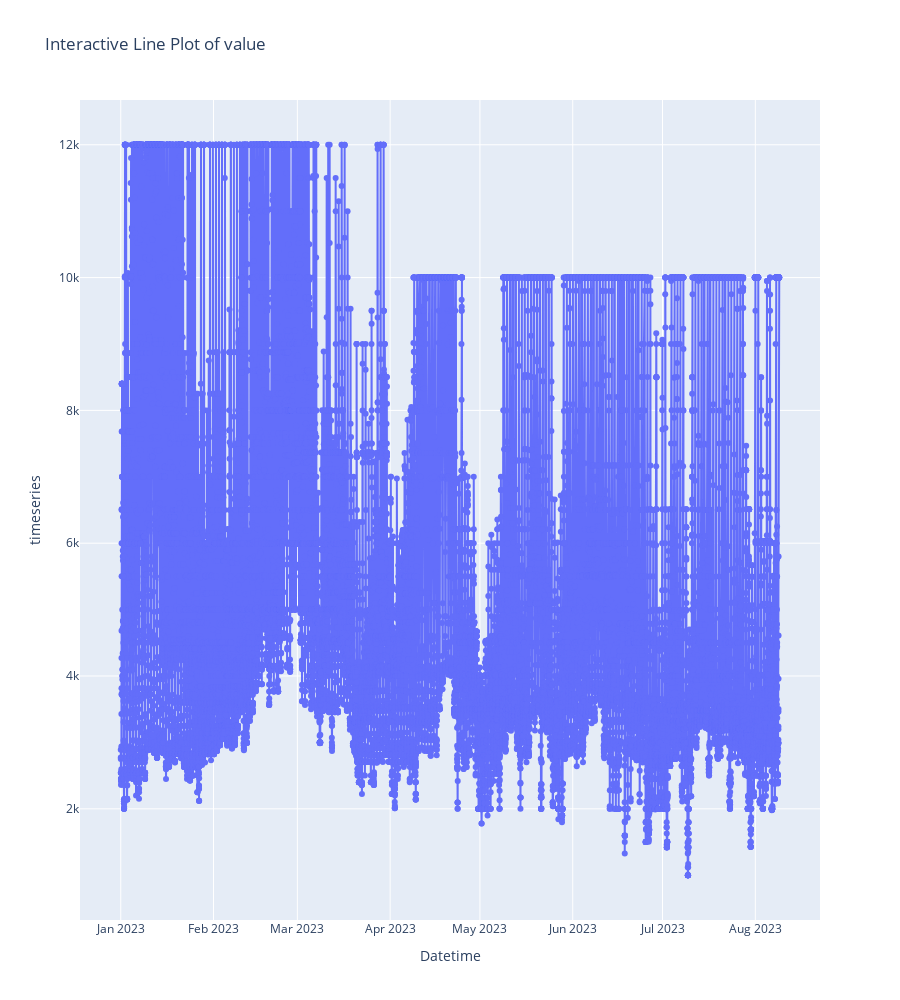

The code cell stored with this chart in its notebook:
### Code cell
import plotly.graph_objects as go
# Add traces for first subplot
trace = go.Scatter(x=data['DATETIME'], y=data['value'], mode='lines+markers', name='timeseries')
fig = go.Figure(data=[trace])
# Layout details
fig.update_layout(
    height=1000,
    title=f"Interactive Line Plot of {'value'}",
    xaxis=dict(
            title='Datetime',  # Tilt x labels by -45 degrees
            automargin=True  # Automatically adjust margins to fit tilted labels
        ),
    yaxis_title='timeseries',
    autosize= True,
)

### Figure 1 — Plotly figure (JSON) as saved in the notebook; plotly's stock layout.template omitted (floating-point values rounded to 4 significant figures; data arrays with more than 128 entries replaced by an {"elided": "..."} marker saying what was removed)
{"data": [{"mode": "lines+markers", "name": "timeseries", "type": "scatter", "x": {"elided": "21120 str values"}, "y": {"elided": "21120 float values"}}], "layout": {"autosize": true, "height": 1000, "title": {"text": "Interactive Line Plot of value"}, "xaxis": {"automargin": true, "title": {"text": "Datetime"}}, "yaxis": {"title": {"text": "timeseries"}}}}
